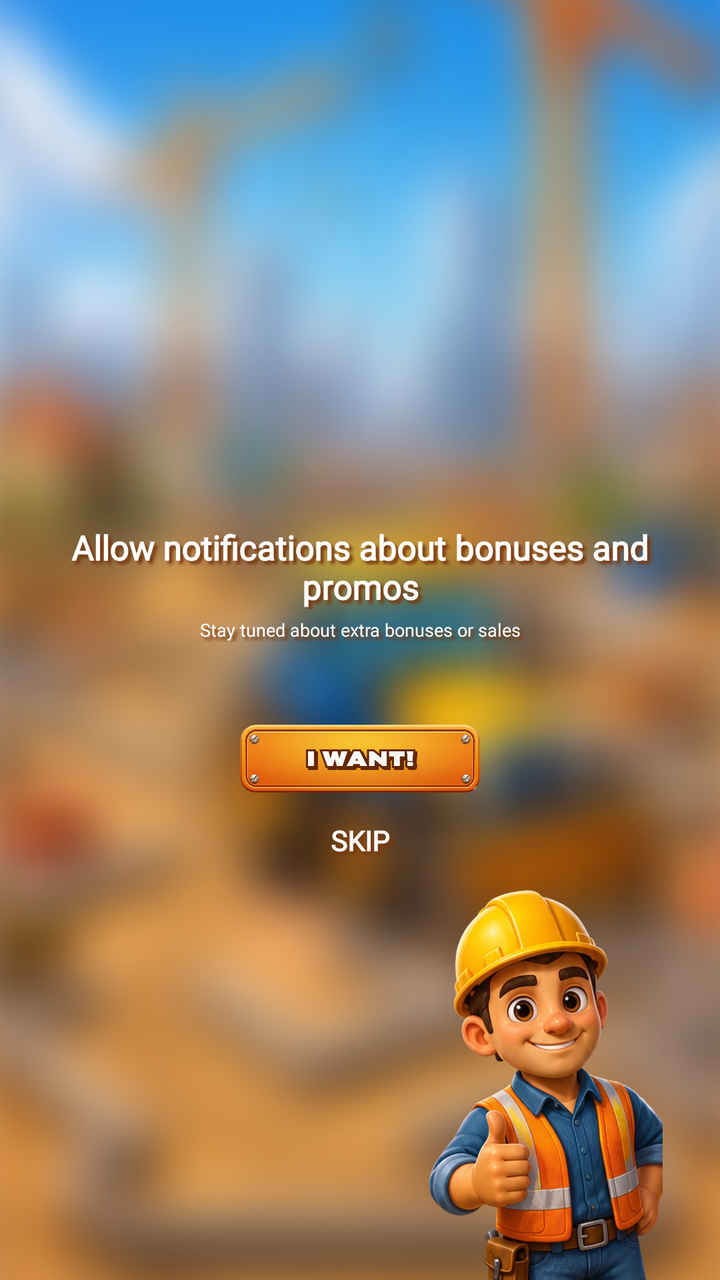
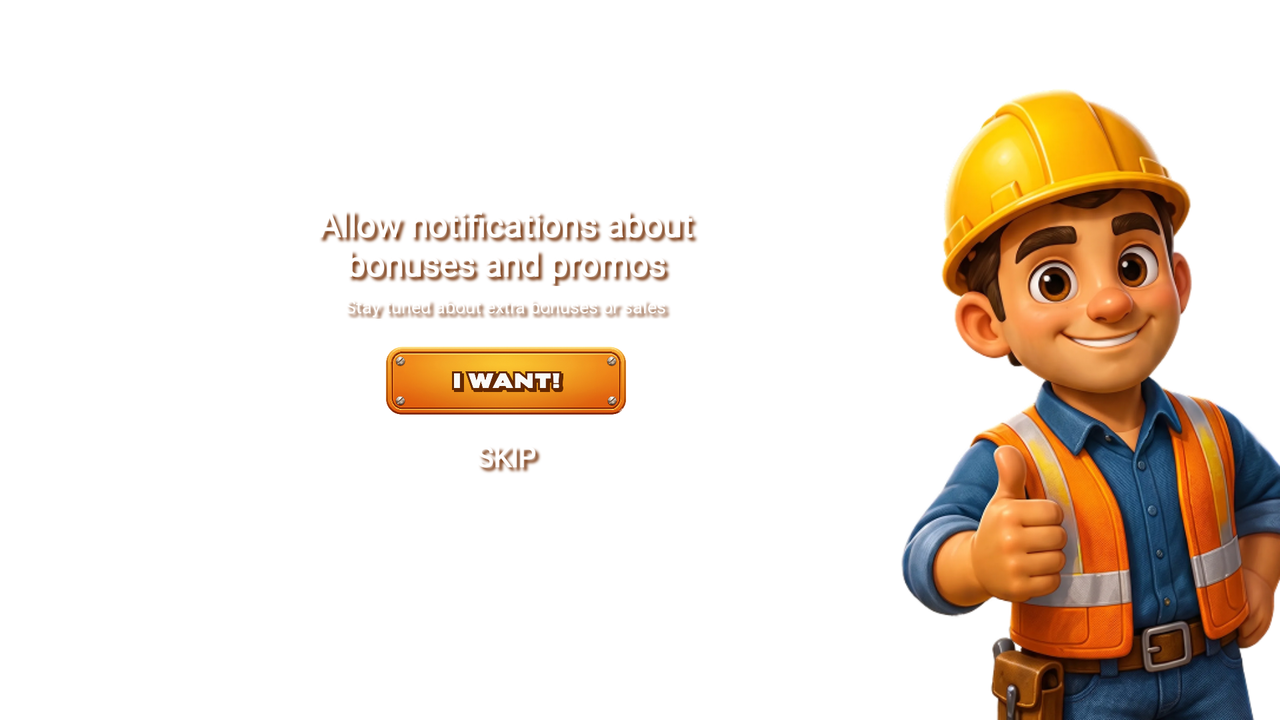

The same Android screen from two of the app's own layout files: first res/layout/ as a phone draws it, then the repository's variant for another configuration, drawn on a device whose configuration selects that folder. Both files follow.
<!-- AndroidManifest.xml: application theme Theme.BuilderMazeTractor -->
<!-- res/layout/on_boarding_grey_fragment.xml -->
<?xml version="1.0" encoding="utf-8"?>
<androidx.constraintlayout.widget.ConstraintLayout xmlns:android="http://schemas.android.com/apk/res/android"
    xmlns:app="http://schemas.android.com/apk/res-auto"
    android:layout_width="match_parent"
    android:layout_height="match_parent"
    android:background="@drawable/maze_others_bg">

    <ImageView
        android:id="@+id/backgroundImageView"
        android:layout_width="0dp"
        android:layout_height="0dp"
        android:contentDescription="@null"
        android:scaleType="centerCrop"
        android:src="@drawable/maze_others_bg"
        app:layout_constraintBottom_toBottomOf="parent"
        app:layout_constraintEnd_toEndOf="parent"
        app:layout_constraintStart_toStartOf="parent"
        app:layout_constraintTop_toTopOf="parent" />

    <androidx.constraintlayout.widget.Guideline
        android:id="@+id/guidelineStart"
        android:layout_width="wrap_content"
        android:layout_height="wrap_content"
        android:orientation="vertical"
        app:layout_constraintGuide_percent="0.08" />

    <androidx.constraintlayout.widget.Guideline
        android:id="@+id/guidelineEnd"
        android:layout_width="wrap_content"
        android:layout_height="wrap_content"
        android:orientation="vertical"
        app:layout_constraintGuide_percent="0.92" />

    <androidx.constraintlayout.widget.Guideline
        android:id="@+id/guidelineTextTop"
        android:layout_width="wrap_content"
        android:layout_height="wrap_content"
        android:orientation="horizontal"
        app:layout_constraintGuide_percent="0.41" />

    <androidx.constraintlayout.widget.Guideline
        android:id="@+id/guidelineButtonTop"
        android:layout_width="wrap_content"
        android:layout_height="wrap_content"
        android:orientation="horizontal"
        app:layout_constraintGuide_percent="0.56" />

    <androidx.constraintlayout.widget.Guideline
        android:id="@+id/guidelineMascotTop"
        android:layout_width="wrap_content"
        android:layout_height="wrap_content"
        android:orientation="horizontal"
        app:layout_constraintGuide_percent="0.68" />

    <TextView
        android:id="@+id/titleTextView"
        android:layout_width="0dp"
        android:layout_height="wrap_content"
        android:gravity="center"
        android:text="@string/notification_prompt_title"
        android:textColor="@color/white"
        android:textSize="17sp"
        android:textStyle="bold"
        app:layout_constraintEnd_toEndOf="@id/guidelineEnd"
        app:layout_constraintStart_toStartOf="@id/guidelineStart"
        app:layout_constraintTop_toTopOf="@id/guidelineTextTop" />

    <TextView
        android:id="@+id/subtitleTextView"
        android:layout_width="0dp"
        android:layout_height="wrap_content"
        android:layout_marginTop="4dp"
        android:gravity="center"
        android:text="@string/notification_prompt_subtitle"
        android:textColor="@color/white"
        android:textSize="9sp"
        app:layout_constraintEnd_toEndOf="@id/guidelineEnd"
        app:layout_constraintStart_toStartOf="@id/guidelineStart"
        app:layout_constraintTop_toBottomOf="@id/titleTextView" />

    <ImageView
        android:id="@+id/allowButton"
        android:layout_width="120dp"
        android:layout_height="42dp"
        android:src="@drawable/i_want_btn"
        android:gravity="center"
        app:layout_constraintEnd_toEndOf="@id/guidelineEnd"
        app:layout_constraintStart_toStartOf="@id/guidelineStart"
        app:layout_constraintTop_toTopOf="@id/guidelineButtonTop" />

    <TextView
        android:id="@+id/skipButton"
        android:layout_width="120dp"
        android:layout_height="32dp"
        android:layout_marginTop="4dp"
        android:gravity="center"
        android:text="@string/notification_prompt_skip"
        android:textColor="@color/white"
        android:textSize="14sp"
        android:textStyle="bold"
        app:layout_constraintEnd_toEndOf="@id/guidelineEnd"
        app:layout_constraintStart_toStartOf="@id/guidelineStart"
        app:layout_constraintTop_toBottomOf="@id/allowButton" />

    <ImageView
        android:id="@+id/mascotImageView"
        android:layout_width="190dp"
        android:layout_height="0dp"
        android:adjustViewBounds="true"
        android:contentDescription="@null"
        android:scaleType="fitEnd"
        android:src="@drawable/maze_builder_mascot"
        app:layout_constraintBottom_toBottomOf="parent"
        app:layout_constraintEnd_toEndOf="@id/guidelineEnd"
        app:layout_constraintTop_toTopOf="@id/guidelineMascotTop" />

</androidx.constraintlayout.widget.ConstraintLayout>
<!-- resources referenced by this layout -->
<resources>
  <color name="white">#FFFFFF</color>
  <!-- drawable i_want_btn: webp bitmap (drawable, 212132 bytes) -->
  <!-- drawable maze_builder_mascot: webp bitmap (drawable-nodpi, 180842 bytes) -->
  <!-- drawable maze_others_bg: webp bitmap (drawable-nodpi, 274904 bytes) -->
  <string name="notification_prompt_skip">SKIP</string>
  <string name="notification_prompt_subtitle">Stay tuned about extra bonuses
  or sales</string>
  <string name="notification_prompt_title">Allow notifications about
  bonuses and promos</string>
  <style name="Theme.BuilderMazeTractor" parent="Theme.MaterialComponents.DayNight.NoActionBar">
          <item name="colorPrimary">@color/green_primary</item>
          <item name="colorPrimaryVariant">@color/green_primary_dark</item>
          <item name="colorOnPrimary">@color/white</item>
          <item name="colorSecondary">@color/tractor_button_primary</item>
          <item name="colorOnSecondary">@color/tractor_text_primary</item>
  
          <item name="android:statusBarColor">@color/splash_background</item>
          <item name="android:navigationBarColor">@color/splash_background</item>
  
          <item name="android:windowBackground">@android:color/transparent</item>
          <item name="android:fontFamily">@font/science_gothic_expanded_bold</item>
          <item name="fontFamily">@font/science_gothic_expanded_bold</item>
          <item name="android:textColorPrimary">@color/white</item>
          <item name="android:textColorSecondary">@color/white</item>
          <item name="android:textViewStyle">@style/TractorTextView</item>
          <item name="android:buttonStyle">@style/TractorButton</item>
          <item name="buttonStyle">@style/TractorButton</item>
  
      </style>
  <color name="green_primary">#47c812</color>
  <color name="green_primary_dark">#114d06</color>
  <color name="tractor_button_primary">#FFB300</color>
  <color name="tractor_text_primary">#FFFFFF</color>
  <color name="splash_background">#0A0F0A</color>
  <style name="TractorTextView" parent="@style/Widget.AppCompat.TextView">
          <item name="android:textColor">@color/white</item>
          <item name="android:shadowColor">@color/tractor_text_shadow</item>
          <item name="android:shadowDx">5</item>
          <item name="android:shadowDy">5</item>
          <item name="android:shadowRadius">3</item>
      </style>
  <style name="TractorButton" parent="@style/Widget.AppCompat.Button">
          <item name="android:textColor">@color/white</item>
          <item name="android:shadowColor">@color/tractor_text_shadow</item>
          <item name="android:shadowDx">5</item>
          <item name="android:shadowDy">5</item>
          <item name="android:shadowRadius">3</item>
      </style>
  <color name="tractor_text_shadow">#7A3A12</color>
</resources>
<!-- res/layout-land/on_boarding_grey_fragment.xml (the repository's variant of the layout above) -->
<!-- drawn on the phone turned sideways -->
<?xml version="1.0" encoding="utf-8"?>
<androidx.constraintlayout.widget.ConstraintLayout xmlns:android="http://schemas.android.com/apk/res/android"
    xmlns:app="http://schemas.android.com/apk/res-auto"
    android:layout_width="match_parent"
    android:layout_height="match_parent"
    android:background="@drawable/grey_screen_bg_land">

    <ImageView
        android:id="@+id/backgroundImageView"
        android:layout_width="0dp"
        android:layout_height="0dp"
        android:contentDescription="@null"
        android:scaleType="centerCrop"
        android:src="@drawable/grey_screen_bg_land"
        app:layout_constraintBottom_toBottomOf="parent"
        app:layout_constraintEnd_toEndOf="parent"
        app:layout_constraintStart_toStartOf="parent"
        app:layout_constraintTop_toTopOf="parent" />

    <androidx.constraintlayout.widget.Guideline
        android:id="@+id/guidelineTextStart"
        android:layout_width="wrap_content"
        android:layout_height="wrap_content"
        android:orientation="vertical"
        app:layout_constraintGuide_percent="0.24" />

    <androidx.constraintlayout.widget.Guideline
        android:id="@+id/guidelineTextEnd"
        android:layout_width="wrap_content"
        android:layout_height="wrap_content"
        android:orientation="vertical"
        app:layout_constraintGuide_percent="0.55" />

    <androidx.constraintlayout.widget.Guideline
        android:id="@+id/guidelineMascotStart"
        android:layout_width="wrap_content"
        android:layout_height="wrap_content"
        android:orientation="vertical"
        app:layout_constraintGuide_percent="0.62" />

    <androidx.constraintlayout.widget.Guideline
        android:id="@+id/guidelineContentTop"
        android:layout_width="wrap_content"
        android:layout_height="wrap_content"
        android:orientation="horizontal"
        app:layout_constraintGuide_percent="0.28" />

    <androidx.constraintlayout.widget.Guideline
        android:id="@+id/guidelineMascotTop"
        android:layout_width="wrap_content"
        android:layout_height="wrap_content"
        android:orientation="horizontal"
        app:layout_constraintGuide_percent="0.08" />

    <TextView
        android:id="@+id/titleTextView"
        android:layout_width="0dp"
        android:layout_height="wrap_content"
        android:gravity="center"
        android:text="@string/notification_prompt_title"
        android:textColor="@color/white"
        android:textSize="17sp"
        android:textStyle="bold"
        app:layout_constraintEnd_toEndOf="@id/guidelineTextEnd"
        app:layout_constraintStart_toStartOf="@id/guidelineTextStart"
        app:layout_constraintTop_toTopOf="@id/guidelineContentTop" />

    <TextView
        android:id="@+id/subtitleTextView"
        android:layout_width="0dp"
        android:layout_height="wrap_content"
        android:layout_marginTop="4dp"
        android:gravity="center"
        android:text="@string/notification_prompt_subtitle"
        android:textColor="@color/white"
        android:textSize="9sp"
        app:layout_constraintEnd_toEndOf="@id/guidelineTextEnd"
        app:layout_constraintStart_toStartOf="@id/guidelineTextStart"
        app:layout_constraintTop_toBottomOf="@id/titleTextView" />

    <ImageView
        android:id="@+id/allowButton"
        android:layout_width="120dp"
        android:layout_height="42dp"
        android:layout_marginTop="10dp"
        android:src="@drawable/i_want_btn"
        app:layout_constraintEnd_toEndOf="@id/guidelineTextEnd"
        app:layout_constraintStart_toStartOf="@id/guidelineTextStart"
        app:layout_constraintTop_toBottomOf="@id/subtitleTextView" />

    <TextView
        android:id="@+id/skipButton"
        android:layout_width="120dp"
        android:layout_height="30dp"
        android:layout_marginTop="2dp"
        android:gravity="center"
        android:text="@string/notification_prompt_skip"
        android:textColor="@color/white"
        android:textSize="14sp"
        android:textStyle="bold"
        app:layout_constraintEnd_toEndOf="@id/guidelineTextEnd"
        app:layout_constraintStart_toStartOf="@id/guidelineTextStart"
        app:layout_constraintTop_toBottomOf="@id/allowButton" />

    <ImageView
        android:id="@+id/mascotImageView"
        android:layout_width="0dp"
        android:layout_height="0dp"
        android:adjustViewBounds="true"
        android:contentDescription="@null"
        android:scaleType="fitEnd"
        android:src="@drawable/maze_builder_mascot"
        app:layout_constraintBottom_toBottomOf="parent"
        app:layout_constraintEnd_toEndOf="parent"
        app:layout_constraintStart_toStartOf="@id/guidelineMascotStart"
        app:layout_constraintTop_toTopOf="@id/guidelineMascotTop" />

</androidx.constraintlayout.widget.ConstraintLayout>
<!-- resources referenced by the variant -->
<!-- as the phone turned sideways resolves them -->
<resources>
  <color name="white">#FFFFFF</color>
  <!-- drawable i_want_btn: webp bitmap (drawable, 212132 bytes) -->
  <!-- drawable maze_builder_mascot: webp bitmap (drawable-nodpi, 180842 bytes) -->
  <string name="notification_prompt_skip">SKIP</string>
  <string name="notification_prompt_subtitle">Stay tuned about extra bonuses
  or sales</string>
  <string name="notification_prompt_title">Allow notifications about
  bonuses and promos</string>
  <style name="Theme.BuilderMazeTractor" parent="Theme.MaterialComponents.DayNight.NoActionBar">
          <item name="colorPrimary">@color/green_primary</item>
          <item name="colorPrimaryVariant">@color/green_primary_dark</item>
          <item name="colorOnPrimary">@color/white</item>
          <item name="colorSecondary">@color/tractor_button_primary</item>
          <item name="colorOnSecondary">@color/tractor_text_primary</item>
  
          <item name="android:statusBarColor">@color/splash_background</item>
          <item name="android:navigationBarColor">@color/splash_background</item>
  
          <item name="android:windowBackground">@android:color/transparent</item>
          <item name="android:fontFamily">@font/science_gothic_expanded_bold</item>
          <item name="fontFamily">@font/science_gothic_expanded_bold</item>
          <item name="android:textColorPrimary">@color/white</item>
          <item name="android:textColorSecondary">@color/white</item>
          <item name="android:textViewStyle">@style/TractorTextView</item>
          <item name="android:buttonStyle">@style/TractorButton</item>
          <item name="buttonStyle">@style/TractorButton</item>
  
      </style>
  <color name="green_primary">#47c812</color>
  <color name="green_primary_dark">#114d06</color>
  <color name="tractor_button_primary">#FFB300</color>
  <color name="tractor_text_primary">#FFFFFF</color>
  <color name="splash_background">#0A0F0A</color>
  <style name="TractorTextView" parent="@style/Widget.AppCompat.TextView">
          <item name="android:textColor">@color/white</item>
          <item name="android:shadowColor">@color/tractor_text_shadow</item>
          <item name="android:shadowDx">5</item>
          <item name="android:shadowDy">5</item>
          <item name="android:shadowRadius">3</item>
      </style>
  <style name="TractorButton" parent="@style/Widget.AppCompat.Button">
          <item name="android:textColor">@color/white</item>
          <item name="android:shadowColor">@color/tractor_text_shadow</item>
          <item name="android:shadowDx">5</item>
          <item name="android:shadowDy">5</item>
          <item name="android:shadowRadius">3</item>
      </style>
  <color name="tractor_text_shadow">#7A3A12</color>
</resources>
